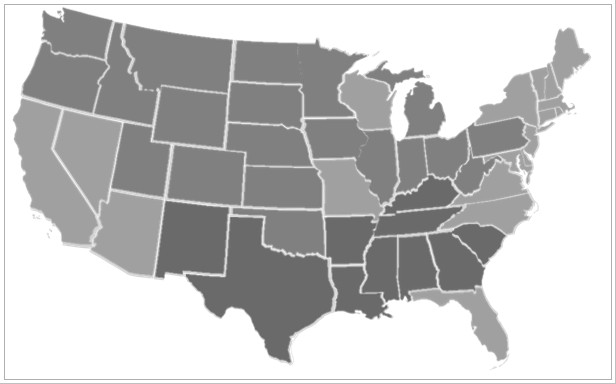
#> input picture colormap/mapaEUA.jpg, 616 x 384 px
$ python colormap.py
#> lines starting #> are read from the running program, lines starting #| are printed output that depends on the picture
import numpy as np
import matplotlib.pyplot as plt
import matplotlib as mpl
from numpy.random import randn
from PIL import Image

import cv2
from matplotlib import pyplot as plt

m = list()
fh = open("mapa.txt", "r")
#> (reads colormap/mapa.txt from the repository)
for line in fh:
    aux = line.split() # quebra a linha em uma 'list' de strings

    # monta um vetor com as strings individuais lidas por linhas
    for i, val in enumerate(aux):
        b = np.fromstring(val, dtype=int, sep=' ')
        m.append(b)

M = np.asarray(m)

# converte o vetor M de 256*3 elementos em um array 256x3
M = np.reshape(M,(256,3))

#print(M)

im = Image.open('mapaEUA.jpg')
#> im is the input picture: PIL image 616x384 L; min 96, max 255, mean 194
out = Image.new("RGB", im.size)
#> out: PIL image 616x384 RGB; every value is 0
height,width = im.size
#> height = 616; width = 384

for i in range(0,height):
	for j in range(0, width):
		pixel = im.getpixel((i,j))
		out.putpixel((i,j), (M[pixel][0], M[pixel][1], M[pixel][2]))
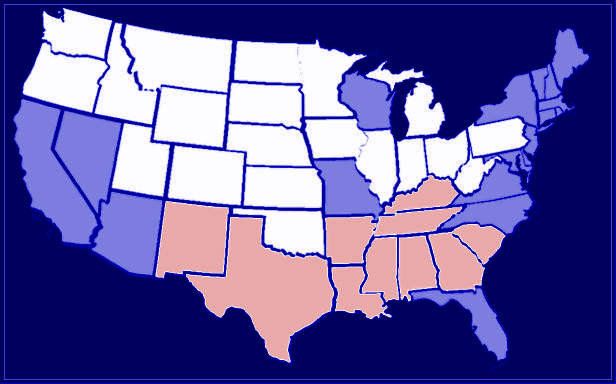
#> out: PIL image 616x384 RGB; mean R, G, B 98.8, 91.5, 161.4

out.save("mapaEUAOut.jpg", "JPEG")


# histograma:
# pip install opencv-python
gray_img = cv2.imread('mapaEUA.jpg', cv2.IMREAD_GRAYSCALE)
#cv2.imshow('GoldenGate',gray_img)
hist = cv2.calcHist([gray_img],[0],None,[256],[0,256])
#> hist = 256 values, max 103201 at index 255, min 0 at index 0, mean 924
plt.hist(gray_img.ravel(),256,[0,256])
plt.title('Histograma para escala de cinza mapaEUA.jpg')
plt.show()
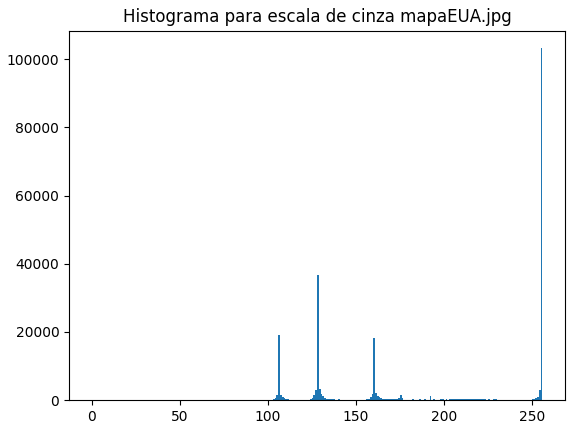
#> figure drawn by matplotlib, 1 panel; tallest bar 103201 high, from x = 255 to 256
